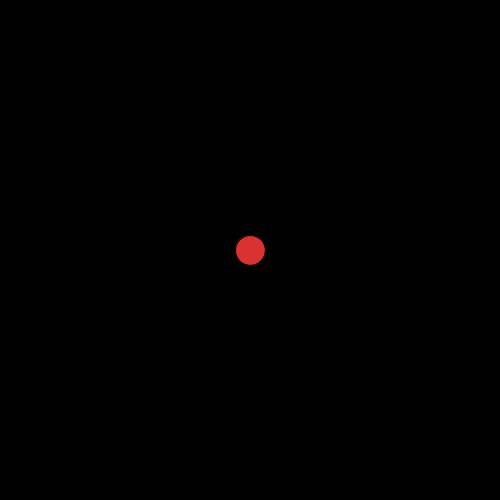
Frame 1 (no input)
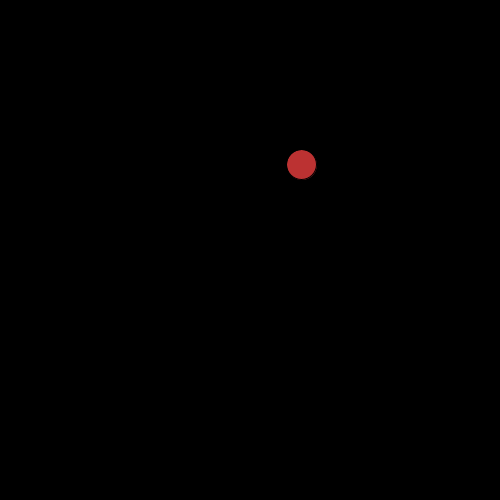
Frame 60 (the mouse pressed at the canvas centre just before this capture)
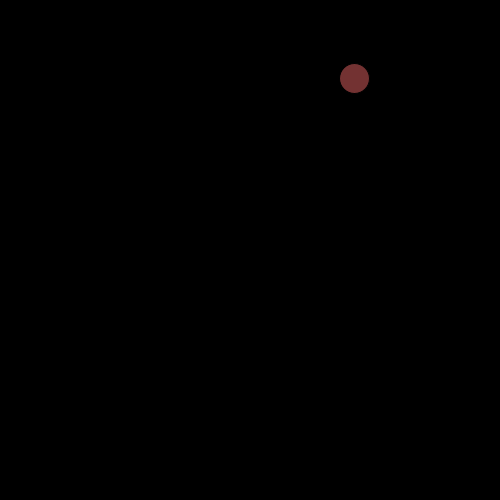
Frame 120 (the mouse held since frame 60 and released just before this capture)

The Processing sketch that drew these frames (run headless with seeded random() and noise(); from frame 60 on, the mouse is pressed at the canvas centre):

// Processing sketch: Randomness_Notes
// ── Randomness_Notes.pde
//Randomness notes
//Zach Hornfeld
//6,28,22
//IntroCS Summer 2022

float x;
float y;
float xSpeed;
float ySpeed;

int int_variable;

void setup() {
  size(500,500);
 
 x = width/2;
 y = height/2;
 xSpeed = random(-3, 3);
 ySpeed = random(-3, 3);
int_variable = int(random(0, 3));

 //it works by generating a random number between lo and hi values
 
 print(random(0, 10));

  
}

void draw() {
  background(0);

  // random (lo, hi) generates a random float value between lo and hi
 //println(random(0, 10));


//we can generate random colors
//fill(random(255), random(255), random(255));
//circle(width/2, height/2, 300);

//We can generate a random size
// circle(width/2, height/2, random(100, 200));

//circle(x, y, 30);
//x += xSpeed
//y += ySpeed
 
if(int_variable==0) {
 println("Hello");
} else if(int_variable==1) {
  println("Goodbye");
} else if(int_variable == 2) {
  println("IDK");
}
 fill(random(255), (50), (50)); 
 circle(x, y, 30);
 x += xSpeed;
 y += ySpeed;
}
 
